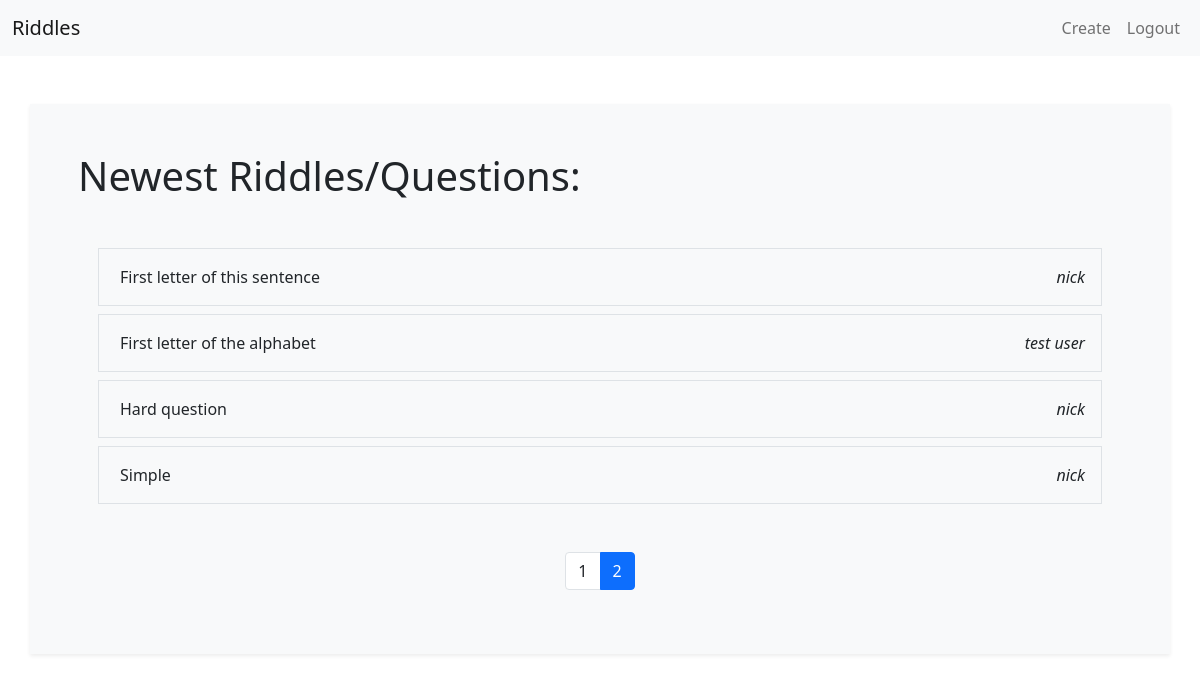
The page /2 (signed in) on the database its author committed.
### app.py (models this page shows)
class Riddle(db.Model):
    id = db.Column(db.Integer, primary_key=True, nullable=False, autoincrement=True)
    title = db.Column(db.String(250), nullable=False)
    content = db.Column(db.Text, nullable=False)
    date = db.Column(db.DateTime, nullable=False, default=datetime.utcnow)
    answers = db.relationship('Answer', backref='Riddle')
    author_id = db.Column(db.Integer, db.ForeignKey("user.id"), nullable=False)

class User(db.Model):
    id = db.Column(db.Integer, primary_key=True, autoincrement=True)
    username = db.Column(db.String(50))
    hash = db.Column(db.Text, nullable=False)
    riddles = db.relationship('Riddle', backref='author')
    finished_posts = db.relationship('Riddle', secondary=finished, backref='users')

### app.py (the view)
@app.route('/<int:page>')
def page(page):
    if page < 2:
        return redirect(url_for("index"))
    try:
        posts = Riddle.query.order_by(desc(Riddle.date)).paginate(per_page=5, page=page)
    except:
        return redirect(url_for("index"))
    return render_template("index.html", pagination=posts, p=page)

### templates/index.html (shortened to what this page needs)
{% extends 'layout.html' %}
{% block body %}
    <div class="container shadow-sm bg-light p-5">
        <h1 class="mb-5">Newest Riddles/Questions:</h1>
        <div class="container mb-5">
            {% if pagination %}
            {% for riddle in pagination.items %}
                <div class="row align-items-center border m-2">
                    <div class="col-10 p-2">
                        <a class="btn link" href="{{url_for('question', riddle_id=riddle.id)}}">{{riddle.title}}</a>
                    </div>
                    <div class="col-2 p-2 text-right">
                        <em class="d-flex flex-row-reverse m-2">{{riddle.author.username}}</em>
                    </div>
                </div>
            {% endfor %}
            {% endif %}
        </div>
        <div class="container d-flex justify-content-center">
            <nav aria-label="Page navigation example">
                <ul class="pagination text-body">
                  {% for page in pagination.iter_pages(left_edge=0,right_edge=0, right_current=3) %}
                    {% if page %}
                        <li class="page-item{% if page == p %} active{% endif %}"
                        {% if page == p %}aria-current="page"{% endif %}><a class="page-link {% if page == p %}text-white{% else %}text-body{% endif %}" href="{{ url_for('page', page=page) }}">{{page}}</a></li>
                    {% endif %}
                    {% endfor %}
                </ul>
            </nav>
        </div>
    </div>
{% endblock %}

### templates/index.html (style rules this page uses)
.link { border-radius: 0%; }

### rows shown on the page
Riddle: title "First letter of this sentence", author.username "nick"
Riddle: title "First letter of the alphabet", author.username "test user"
Riddle: title "Hard question", author.username "nick"
Riddle: title "Simple", author.username "nick"

### other values the page prints
{{ page }} "1" "2"
